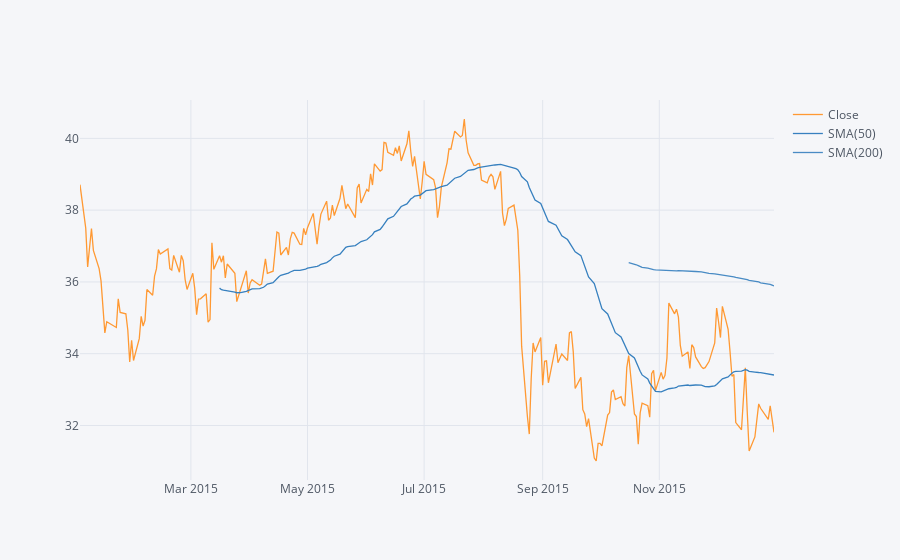

Source (notebook cell):
### Code cell
df['MS'][dt(2015, 1, 1):dt(2015, 12, 31)]['Close'].ta_plot(study='sma', period=[50,200])

### Figure 1 — Plotly figure (JSON) as saved in the notebook; plotly's stock layout.template omitted (floating-point values rounded to 4 significant figures; data arrays with more than 128 entries replaced by an {"elided": "..."} marker saying what was removed)
{"data": [{"line": {"color": "rgba(255, 153, 51, 1.0)", "dash": "solid", "shape": "linear", "width": 1.3}, "mode": "lines", "name": "Close", "text": "", "type": "scatter", "x": {"elided": "252 str values"}, "y": {"elided": "252 float values"}}, {"line": {"color": "rgba(55, 128, 191, 1.0)", "dash": "solid", "shape": "linear", "width": 1.3}, "mode": "lines", "name": "SMA(50)", "text": "", "type": "scatter", "x": {"elided": "252 str values"}, "y": {"elided": "252 mixed values"}}, {"line": {"color": "rgba(55, 128, 191, 0.8999999999999999)", "dash": "solid", "shape": "linear", "width": 1.3}, "mode": "lines", "name": "SMA(200)", "text": "", "type": "scatter", "x": {"elided": "252 str values"}, "y": {"elided": "252 mixed values"}}], "layout": {"legend": {"bgcolor": "#F5F6F9", "font": {"color": "#4D5663"}}, "paper_bgcolor": "#F5F6F9", "plot_bgcolor": "#F5F6F9", "title": {"font": {"color": "#4D5663"}}, "xaxis": {"gridcolor": "#E1E5ED", "showgrid": true, "tickfont": {"color": "#4D5663"}, "title": {"font": {"color": "#4D5663"}, "text": ""}, "zerolinecolor": "#E1E5ED"}, "yaxis": {"gridcolor": "#E1E5ED", "showgrid": true, "tickfont": {"color": "#4D5663"}, "title": {"font": {"color": "#4D5663"}, "text": ""}, "zerolinecolor": "#E1E5ED"}}}
